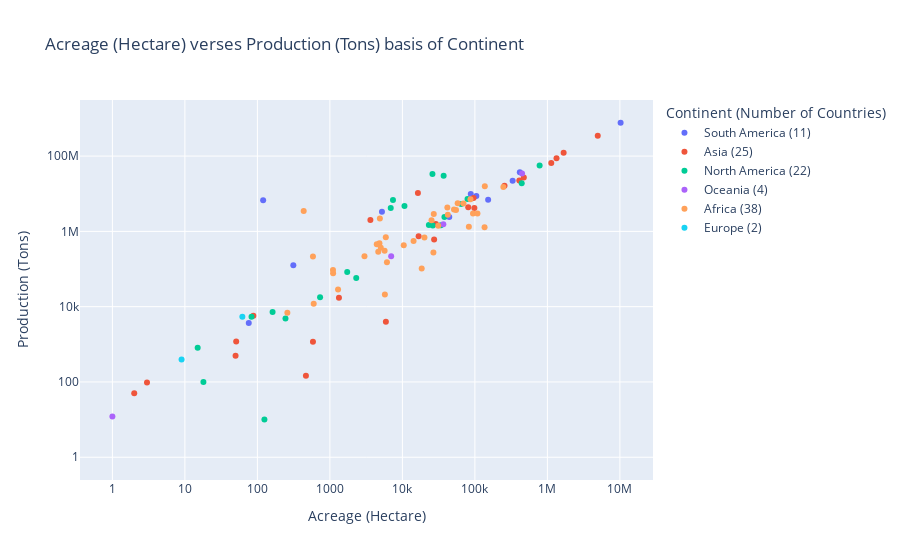

Notebook code cell kept with this figure:
### Markdown cell above
This plot tell us the top ten countries whose total production is the highest . Arranged in an ascending order this plot helps us to know the mass producers of sugarcane in the world

### Code cell
continent_counts = df['Continent'].value_counts()

continent_label_map = {
    continent: f"{continent} ({count})"
    for continent, count in continent_counts.items()
}


fig=pltx.scatter(
    df,
    x="Acreage (Hectare)",
    y='Production (Tons)',
    color="Continent",
    hover_name="Country",
    hover_data=['Continent',"Country",'Production (Tons)','Acreage (Hectare)'],
    log_x=True,
    log_y=True,
    title= "Acreage (Hectare) verses Production (Tons) basis of Continent",
    labels={"Continent": "Continent (Number of Countries)"}
    )

fig.for_each_trace(
    lambda t: t.update(name=continent_label_map[t.name])
)
fig.write_html("plots/production_vs_acreage.html")
fig.show()

### Figure 1 — Plotly figure (JSON) as saved in the notebook; plotly's stock layout.template omitted (floating-point values rounded to 4 significant figures)
{"data": [{"customdata": [["South America", "Brazil"], ["South America", "Colombia"], ["South America", "Argentina"], ["South America", "Peru"], ["South America", "Ecuador"], ["South America", "Bolivia"], ["South America", "Paraguay"], ["South America", "Venezuela"], ["South America", "Guyana"], ["South America", "Uruguay"], ["South America", "Suriname"]], "hovertemplate": "<b>%{hovertext}</b><br><br>Continent (Number of Countries)=%{customdata[0]}<br>Acreage (Hectare)=%{x}<br>Production (Tons)=%{y}<br>Country=%{customdata[1]}<extra></extra>", "hovertext": ["Brazil", "Colombia", "Argentina", "Peru", "Ecuador", "Bolivia", "Paraguay", "Venezuela", "Guyana", "Uruguay", "Suriname"], "legendgroup": "South America", "marker": {"color": "#636efa", "symbol": "circle"}, "mode": "markers", "name": "South America (11)", "orientation": "v", "showlegend": true, "type": "scatter", "x": [10230000.0, 416600.0, 331700.0, 87700.0, 104700.0, 152300.0, 120.0, 5223.0, 44310.0, 76.0, 313.0], "xaxis": "x", "y": [768678382, 36951213, 21990823, 9832526, 8661609, 6910805, 6708000, 3331252, 2394553, 3677, 125286], "yaxis": "y"}, {"customdata": [["Asia", "India"], ["Asia", "China"], ["Asia", "Thailand"], ["Asia", "Pakistan"], ["Asia", "Indonesia"], ["Asia", "Philippines"], ["Asia", "Vietnam"], ["Asia", "Myanmar"], ["Asia", "Iran"], ["Asia", "Nepal"], ["Asia", "Bangladesh"], ["Asia", "Laos"], ["Asia", "Japan"], ["Asia", "Sri Lanka"], ["Asia", "Cambodia"], ["Asia", "Taiwan"], ["Asia", "Afghanistan"], ["Asia", "Bhutan"], ["Asia", "Iraq"], ["Asia", "Malaysia"], ["Asia", "Oman"], ["Asia", "Yemen"], ["Asia", "Lebanon"], ["Asia", "Singapore"], ["Asia", "Syria"]], "hovertemplate": "<b>%{hovertext}</b><br><br>Continent (Number of Countries)=%{customdata[0]}<br>Acreage (Hectare)=%{x}<br>Production (Tons)=%{y}<br>Country=%{customdata[1]}<extra></extra>", "hovertext": ["India", "China", "Thailand", "Pakistan", "Indonesia", "Philippines", "Vietnam", "Myanmar", "Iran", "Nepal", "Bangladesh", "Laos", "Japan", "Sri Lanka", "Cambodia", "Taiwan", "Afghanistan", "Bhutan", "Iraq", "Malaysia", "Oman", "Yemen", "Lebanon", "Singapore", "Syria"], "legendgroup": "Asia", "marker": {"color": "#EF553B", "symbol": "circle"}, "mode": "markers", "name": "Asia (25)", "orientation": "v", "showlegend": true, "type": "scatter", "x": [4950000.0, 1675000.0, 1337000.0, 1131000.0, 472700.0, 410100.0, 256300.0, 16360.0, 95780.0, 80930.0, 98360.0, 3618.0, 28900.0, 16750.0, 27390.0, 5917.0, 1333.0, 467.0, 584.0, 88.0, 51.0, 50.0, 3.0, 2.0, 0.0], "xaxis": "x", "y": [348448000, 123059739, 87468496, 65450704, 27158830, 22370546, 16313145, 10437058, 7687593, 4346754, 4207592, 2019000, 1574000, 747907, 610878, 3958, 17364, 146, 1167, 5714, 1186, 500, 97, 50, 1], "yaxis": "y"}, {"customdata": [["North America", "Mexico"], ["North America", "Guatemala"], ["North America", "United States of America"], ["North America", "Cuba"], ["North America", "El Salvador"], ["North America", "Nicaragua"], ["North America", "Honduras"], ["North America", "Dominican Republic"], ["North America", "Costa Rica"], ["North America", "Panama"], ["North America", "Haiti"], ["North America", "Belize"], ["North America", "Jamaica"], ["North America", "Trinidad and Tobago"], ["North America", "Saint Kitts and Nevis"], ["North America", "Barbados"], ["North America", "The Bahamas"], ["North America", "Saint Vincent and the Grenadines"], ["North America", "Saint Lucia"], ["North America", "Grenada"], ["North America", "Antigua and Barbuda"], ["North America", "Dominica"]], "hovertemplate": "<b>%{hovertext}</b><br><br>Continent (Number of Countries)=%{customdata[0]}<br>Acreage (Hectare)=%{x}<br>Production (Tons)=%{y}<br>Country=%{customdata[1]}<extra></extra>", "hovertext": ["Mexico", "Guatemala", "United States of America", "Cuba", "El Salvador", "Nicaragua", "Honduras", "Dominican Republic", "Costa Rica", "Panama", "Haiti", "Belize", "Jamaica", "Trinidad and Tobago", "Saint Kitts and Nevis", "Barbados", "The Bahamas", "Saint Vincent and the Grenadines", "Saint Lucia", "Grenada", "Antigua and Barbuda", "Dominica"], "legendgroup": "North America", "marker": {"color": "#00cc96", "symbol": "circle"}, "mode": "markers", "name": "North America (22)", "orientation": "v", "showlegend": true, "type": "scatter", "x": [781100.0, 25980.0, 37050.0, 442300.0, 79100.0, 7413.0, 64670.0, 10680.0, 6903.0, 38000.0, 23180.0, 33960.0, 26260.0, 15.0, 18.0, 1733.0, 2308.0, 732.0, 125.0, 162.0, 83.0, 244.0], "xaxis": "x", "y": [56446821, 33533403, 29926210, 18890972, 7202141, 6815147, 5355700, 4717490, 4158370, 2419638, 1472712, 1457656, 1422432, 810, 100, 83369, 57602, 17871, 10, 7273, 5365, 4855], "yaxis": "y"}, {"customdata": [["Oceania", "Australia"], ["Oceania", "Fiji"], ["Oceania", "Papua New Guinea"], ["Oceania", "Samoa"]], "hovertemplate": "<b>%{hovertext}</b><br><br>Continent (Number of Countries)=%{customdata[0]}<br>Acreage (Hectare)=%{x}<br>Production (Tons)=%{y}<br>Country=%{customdata[1]}<extra></extra>", "hovertext": ["Australia", "Fiji", "Papua New Guinea", "Samoa"], "legendgroup": "Oceania", "marker": {"color": "#ab63fa", "symbol": "circle"}, "mode": "markers", "name": "Oceania (4)", "orientation": "v", "showlegend": true, "type": "scatter", "x": [447200.0, 36700.0, 6999.0, 1.0], "xaxis": "x", "y": [34403004, 1556692, 217866, 12], "yaxis": "y"}, {"customdata": [["Africa", "Egypt"], ["Africa", "South Africa"], ["Africa", "Kenya"], ["Africa", "Swaziland"], ["Africa", "Sudan"], ["Africa", "Zambia"], ["Africa", "Mauritius"], ["Africa", "Uganda"], ["Africa", "Zimbabwe"], ["Africa", "Madagascar"], ["Africa", "Tanzania"], ["Africa", "Malawi"], ["Africa", "Mozambique"], ["Africa", "Congo-Kinshasa"], ["Africa", "Côte d'Ivoire"], ["Africa", "Ethiopia"], ["Africa", "Nigeria"], ["Africa", "Cameroon"], ["Africa", "Senegal"], ["Africa", "Congo-Brazzaville"], ["Africa", "Angola"], ["Africa", "Burkina Faso"], ["Africa", "Chad"], ["Africa", "Morocco"], ["Africa", "Mali"], ["Africa", "Guinea"], ["Africa", "Gabon"], ["Africa", "Liberia"], ["Africa", "Burundi"], ["Africa", "Niger"], ["Africa", "Somalia"], ["Africa", "Ghana"], ["Africa", "Central African Republic"], ["Africa", "Rwanda"], ["Africa", "Sierra Leone"], ["Africa", "Cape Verde"], ["Africa", "Benin"], ["Africa", "Guinea-Bissau"]], "hovertemplate": "<b>%{hovertext}</b><br><br>Continent (Number of Countries)=%{customdata[0]}<br>Acreage (Hectare)=%{x}<br>Production (Tons)=%{y}<br>Country=%{customdata[1]}<extra></extra>", "hovertext": ["Egypt", "South Africa", "Kenya", "Swaziland", "Sudan", "Zambia", "Mauritius", "Uganda", "Zimbabwe", "Madagascar", "Tanzania", "Malawi", "Mozambique", "Congo-Kinshasa", "Côte d'Ivoire", "Ethiopia", "Nigeria", "Cameroon", "Senegal", "Congo-Brazzaville", "Angola", "Burkina Faso", "Chad", "Morocco", "Mali", "Guinea", "Gabon", "Liberia", "Burundi", "Niger", "Somalia", "Ghana", "Central African Republic", "Rwanda", "Sierra Leone", "Cape Verde", "Benin", "Guinea-Bissau"], "legendgroup": "Africa", "marker": {"color": "#FFA15A", "symbol": "circle"}, "mode": "markers", "name": "Africa (38)", "orientation": "v", "showlegend": true, "type": "scatter", "x": [137000.0, 246900.0, 86880.0, 57850.0, 69560.0, 41700.0, 51480.0, 54910.0, 435.0, 94160.0, 108500.0, 27090.0, 42310.0, 4891.0, 25200.0, 31240.0, 82590.0, 136000.0, 5902.0, 20130.0, 14260.0, 4823.0, 4433.0, 10430.0, 5035.0, 5683.0, 4645.0, 26780.0, 2998.0, 584.0, 5731.0, 6122.0, 18470.0, 1103.0, 1107.0, 1296.0, 598.0, 259.0], "xaxis": "x", "y": [15760418, 15074610, 7094619, 5583295, 5525059, 4285839, 3798448, 3723019, 3483000, 3005641, 2994127, 2915406, 2761505, 2191333, 1982661, 1410312, 1337572, 1288732, 696992, 687365, 556094, 484872, 455986, 426503, 365119, 304975, 286466, 272804, 218115, 216037, 21062, 152136, 103002, 93823, 77269, 28375, 12017, 6864], "yaxis": "y"}, {"customdata": [["Europe", "Portugal"], ["Europe", "Spain"]], "hovertemplate": "<b>%{hovertext}</b><br><br>Continent (Number of Countries)=%{customdata[0]}<br>Acreage (Hectare)=%{x}<br>Production (Tons)=%{y}<br>Country=%{customdata[1]}<extra></extra>", "hovertext": ["Portugal", "Spain"], "legendgroup": "Europe", "marker": {"color": "#19d3f3", "symbol": "circle"}, "mode": "markers", "name": "Europe (2)", "orientation": "v", "showlegend": true, "type": "scatter", "x": [62.0, 9.0], "xaxis": "x", "y": [5429, 394], "yaxis": "y"}], "layout": {"legend": {"title": {"text": "Continent (Number of Countries)"}, "tracegroupgap": 0}, "title": {"text": "Acreage (Hectare) verses Production (Tons) basis of Continent"}, "xaxis": {"anchor": "y", "domain": [0, 1], "title": {"text": "Acreage (Hectare)"}, "type": "log"}, "yaxis": {"anchor": "x", "domain": [0, 1], "title": {"text": "Production (Tons)"}, "type": "log"}}}
